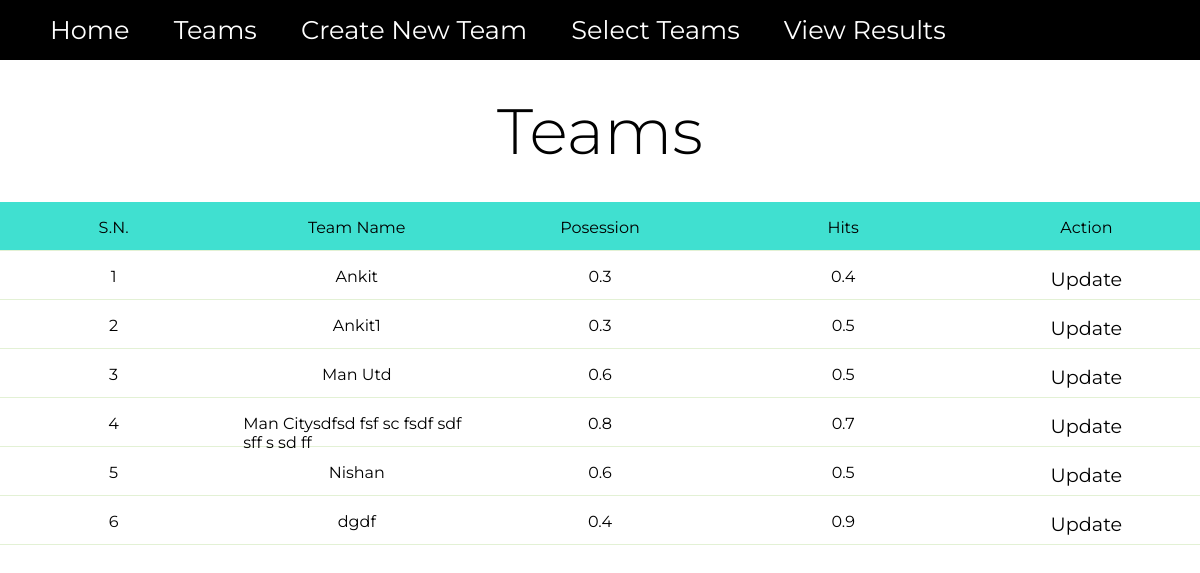
Page /view-teams/ on the earlier database version.
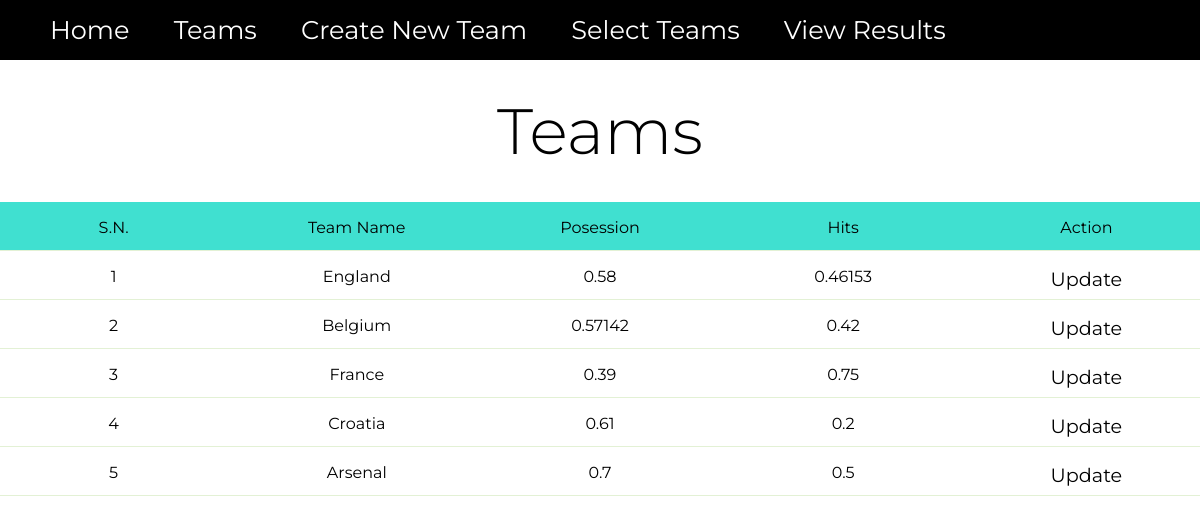
Same page on the later database version.
### sports_analytics/models.py (models this page shows, shortened)
class Team(models.Model):
    team_name = models.CharField(max_length=50, unique=True)
    team_posession =  models.FloatField(validators=[MinValueValidator(min), MaxValueValidator(max)],)
    team_hit = models.FloatField(validators=[MinValueValidator(min), MaxValueValidator(max)],)

### sports_analytics/views.py (the view)
# urls.py: path("view-teams/",TeamView.as_view(), name='viewTeam'),
class TeamView(ListView):
    model = Team
    template_name = "sports_analytics/team_detail.html"

### sports_analytics/templates/sports_analytics/team_detail.html (shortened to what this page needs)
{% load static %}
<!DOCTYPE html>
<html lang="en">
<head>
    <link rel="stylesheet" href="{% static 'css/index.css'%}">
</head>
<body>
    <header>
        <ul class="a_links">
            <li class="links links-1">
                <a class="navLink" href="{% url 'sports_analytics:home'%}">Home</a>
            </li>
            <li class="links links-1">
                <a class="navLink" href="{% url 'sports_analytics:viewTeam'%}">Teams</a>
            </li>
            <li class="links links-1">
                <a class="navLink" href="{% url 'sports_analytics:createTeam'%}">Create New Team</a>
            </li>
            <li class="links links-1">
                <a class="navLink" href="{% url 'sports_analytics:simulate'%}">Select Teams</a>
            </li>
            <li class="links links-1">
                <a class="navLink" href="{% url 'sports_analytics:result'%}">View Results</a>
            </li>
        </ul>
    </header>
    <main>
        <div class="details">
            <h3 class="page-title-1">Teams</h3>
        </div>
        <div class="table-container">
            <div class="table-container-head">
                <div class="table-row head">
                    <div class="col">S.N.</div>
                    <div class="col">Team Name</div>
                    <div class="col">Posession</div>
                    <div class="col">Hits</div>
                    <div class="col">Action</div>
                </div>
            </div>
            <div class="flex-body">
                {% for team in object_list %}
                <div class="table-row body">
                    <div class="col">{{forloop.counter}}</div>
                    <div class="col">{{team.team_name}}</div>
                    <div class="col">{{team.team_posession}}</div>
                    <div class="col">{{team.team_hit}}</div>
                    <div class="col flex">
                        <a href="{% url 'sports_analytics:update_team' team.id %}" class="update">Update</a>
                    </div>
                </div>
                {% endfor %}
            </div>
        </div>
    </main>
</body>
</html>

### static/css/index.css (style rules this page uses)
body { font-family: 'Montserrat', sans-serif; margin: 0; padding: 0; }
* { box-sizing: border-box; }
.a_links { list-style-type: none; flex-wrap: wrap; background-color:black; margin: 0; }
.a_links>.links { flex:1; display: inline; color: white; }
a { text-decoration: none; color:black; font-size: 1.2rem; }
.navLink { font-size: 1.6rem; height: 60px; line-height: 60px; display: inline-block; margin-right: 20px; padding: 0 10px; color: white; }
.page-title-1 { margin: 0; margin-top: 2rem; text-align: center; font-size: 4rem; font-weight: 300; padding: 0 20px; color:black; }
.table-container { margin: 0 auto; margin-top: 2rem; max-width: 80rem; }
.table-row { display:grid; grid-template-columns: repeat(5, 1fr); grid-template-rows: repeat(2,1rem); gap:1rem; border-bottom: 1px solid #E3F1D5; justify-items: center; }
.col { padding-top: 1rem; }
.head { background-color:rgb(64,224,208); }

Differences in the rows shown:
removed Team: team_name "Ankit", team_posession "0.3", team_hit "0.4"
removed Team: team_name "Ankit1", team_posession "0.3", team_hit "0.5"
removed Team: team_name "Man Utd", team_posession "0.6", team_hit "0.5"
removed Team: team_name "Man Citysdfsd fsf sc fsdf sdf sff s sd ff", team_posession "0.8", team_hit "0.7"
removed Team: team_name "Nishan", team_posession "0.6", team_hit "0.5"
removed Team: team_name "dgdf", team_posession "0.4", team_hit "0.9"
added Team: team_name "England", team_posession "0.58", team_hit "0.46153"
added Team: team_name "Belgium", team_posession "0.57142", team_hit "0.42"
added Team: team_name "France", team_posession "0.39", team_hit "0.75"
added Team: team_name "Croatia", team_posession "0.61", team_hit "0.2"
added Team: team_name "Arsenal", team_posession "0.7", team_hit "0.5"
